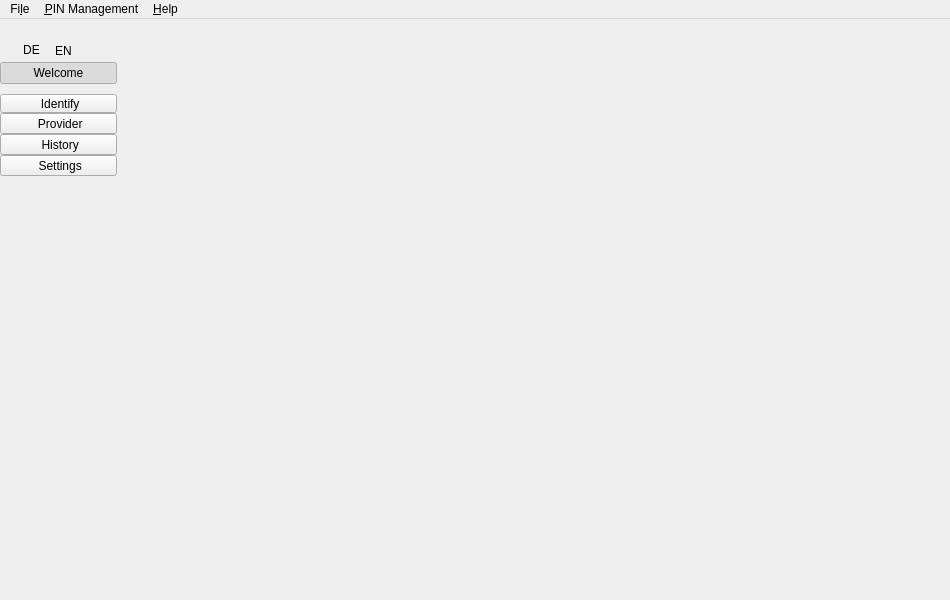
<?xml version="1.0" encoding="UTF-8"?>
<ui version="4.0">
 <class>AppQtMainWidget</class>
 <widget class="QMainWindow" name="AppQtMainWidget">
  <property name="geometry">
   <rect>
    <x>0</x>
    <y>0</y>
    <width>950</width>
    <height>600</height>
   </rect>
  </property>
  <property name="contextMenuPolicy">
   <enum>Qt::NoContextMenu</enum>
  </property>
  <property name="windowTitle">
   <string>AusweisApp2</string>
  </property>
  <property name="windowIcon">
   <iconset resource="../../../resources/ausweisapp.qrc">
    <normaloff>:/images/npa.svg</normaloff>:/images/npa.svg</iconset>
  </property>
  <property name="iconSize">
   <size>
    <width>64</width>
    <height>64</height>
   </size>
  </property>
  <widget class="QWidget" name="appMainWidget">
   <layout class="QVBoxLayout" name="verticalLayout_2">
    <property name="spacing">
     <number>0</number>
    </property>
    <property name="leftMargin">
     <number>0</number>
    </property>
    <property name="topMargin">
     <number>0</number>
    </property>
    <property name="rightMargin">
     <number>0</number>
    </property>
    <property name="bottomMargin">
     <number>0</number>
    </property>
    <item>
     <widget class="QWidget" name="headerWidget" native="true">
      <property name="sizePolicy">
       <sizepolicy hsizetype="Preferred" vsizetype="Minimum">
        <horstretch>0</horstretch>
        <verstretch>0</verstretch>
       </sizepolicy>
      </property>
      <property name="minimumSize">
       <size>
        <width>0</width>
        <height>10</height>
       </size>
      </property>
      <property name="maximumSize">
       <size>
        <width>16777215</width>
        <height>10</height>
       </size>
      </property>
     </widget>
    </item>
    <item>
     <widget class="QStackedWidget" name="centralWidget">
      <property name="currentIndex">
       <number>0</number>
      </property>
      <widget class="QWidget" name="appWidget">
       <layout class="QHBoxLayout" name="horizontalLayout_3">
        <property name="leftMargin">
         <number>0</number>
        </property>
        <property name="topMargin">
         <number>0</number>
        </property>
        <property name="rightMargin">
         <number>0</number>
        </property>
        <property name="bottomMargin">
         <number>0</number>
        </property>
        <item>
         <layout class="QHBoxLayout" name="horizontalLayout">
          <property name="spacing">
           <number>0</number>
          </property>
          <property name="topMargin">
           <number>0</number>
          </property>
          <item>
           <widget class="governikus::TabButtonGroup" name="mainTabList" native="true">
            <property name="sizePolicy">
             <sizepolicy hsizetype="Preferred" vsizetype="Preferred">
              <horstretch>0</horstretch>
              <verstretch>0</verstretch>
             </sizepolicy>
            </property>
            <property name="accessibleName">
             <string>Actions</string>
            </property>
            <layout class="QVBoxLayout" name="menuLayout">
             <property name="spacing">
              <number>0</number>
             </property>
             <property name="leftMargin">
              <number>0</number>
             </property>
             <property name="topMargin">
              <number>0</number>
             </property>
             <property name="rightMargin">
              <number>0</number>
             </property>
             <property name="bottomMargin">
              <number>0</number>
             </property>
             <item>
              <layout class="QHBoxLayout" name="horizontalLayout_4">
               <property name="leftMargin">
                <number>5</number>
               </property>
               <property name="topMargin">
                <number>10</number>
               </property>
               <property name="bottomMargin">
                <number>0</number>
               </property>
               <item>
                <spacer name="horizontalSpacer_6">
                 <property name="orientation">
                  <enum>Qt::Horizontal</enum>
                 </property>
                 <property name="sizeType">
                  <enum>QSizePolicy::Minimum</enum>
                 </property>
                 <property name="sizeHint" stdset="0">
                  <size>
                   <width>13</width>
                   <height>20</height>
                  </size>
                 </property>
                </spacer>
               </item>
               <item>
                <widget class="QPushButton" name="germanButton">
                 <property name="sizePolicy">
                  <sizepolicy hsizetype="Maximum" vsizetype="Maximum">
                   <horstretch>0</horstretch>
                   <verstretch>0</verstretch>
                  </sizepolicy>
                 </property>
                 <property name="maximumSize">
                  <size>
                   <width>53</width>
                   <height>22</height>
                  </size>
                 </property>
                 <property name="accessibleName">
                  <string>Switch language to German</string>
                 </property>
                 <property name="styleSheet">
                  <string notr="true">padding: 4px;</string>
                 </property>
                 <property name="text">
                  <string>DE</string>
                 </property>
                 <property name="icon">
                  <iconset resource="../../../resources/ausweisapp.qrc">
                   <normaloff>:/images/location_flag_de.svg</normaloff>:/images/location_flag_de.svg</iconset>
                 </property>
                 <property name="flat">
                  <bool>true</bool>
                 </property>
                 <attribute name="buttonGroup">
                  <string notr="true">buttonGroup</string>
                 </attribute>
                </widget>
               </item>
               <item>
                <spacer name="horizontalSpacer_7">
                 <property name="orientation">
                  <enum>Qt::Horizontal</enum>
                 </property>
                 <property name="sizeType">
                  <enum>QSizePolicy::Fixed</enum>
                 </property>
                 <property name="sizeHint" stdset="0">
                  <size>
                   <width>5</width>
                   <height>20</height>
                  </size>
                 </property>
                </spacer>
               </item>
               <item>
                <widget class="QPushButton" name="englishButton">
                 <property name="enabled">
                  <bool>true</bool>
                 </property>
                 <property name="sizePolicy">
                  <sizepolicy hsizetype="Maximum" vsizetype="Maximum">
                   <horstretch>0</horstretch>
                   <verstretch>0</verstretch>
                  </sizepolicy>
                 </property>
                 <property name="maximumSize">
                  <size>
                   <width>53</width>
                   <height>23</height>
                  </size>
                 </property>
                 <property name="accessibleName">
                  <string>Switch language to English</string>
                 </property>
                 <property name="styleSheet">
                  <string notr="true">padding: 4px;</string>
                 </property>
                 <property name="text">
                  <string>EN</string>
                 </property>
                 <property name="icon">
                  <iconset resource="../../../resources/ausweisapp.qrc">
                   <normaloff>:/images/location_flag_en.svg</normaloff>:/images/location_flag_en.svg</iconset>
                 </property>
                 <property name="checkable">
                  <bool>false</bool>
                 </property>
                 <property name="flat">
                  <bool>true</bool>
                 </property>
                 <attribute name="buttonGroup">
                  <string notr="true">buttonGroup</string>
                 </attribute>
                </widget>
               </item>
               <item>
                <spacer name="horizontalSpacer_5">
                 <property name="orientation">
                  <enum>Qt::Horizontal</enum>
                 </property>
                 <property name="sizeType">
                  <enum>QSizePolicy::Expanding</enum>
                 </property>
                 <property name="sizeHint" stdset="0">
                  <size>
                   <width>40</width>
                   <height>20</height>
                  </size>
                 </property>
                </spacer>
               </item>
              </layout>
             </item>
             <item>
              <widget class="QPushButton" name="startPushButton">
               <property name="sizePolicy">
                <sizepolicy hsizetype="Preferred" vsizetype="Fixed">
                 <horstretch>0</horstretch>
                 <verstretch>0</verstretch>
                </sizepolicy>
               </property>
               <property name="text">
                <string>Welcome</string>
               </property>
               <property name="checkable">
                <bool>true</bool>
               </property>
               <property name="checked">
                <bool>true</bool>
               </property>
              </widget>
             </item>
             <item>
              <widget class="governikus::TabButton" name="ausweisenToolButton">
               <property name="sizePolicy">
                <sizepolicy hsizetype="Preferred" vsizetype="Fixed">
                 <horstretch>0</horstretch>
                 <verstretch>0</verstretch>
                </sizepolicy>
               </property>
               <property name="styleSheet">
                <string notr="true">margin-top: 10px;</string>
               </property>
               <property name="text">
                <string> Identify</string>
               </property>
               <property name="iconSize">
                <size>
                 <width>32</width>
                 <height>32</height>
                </size>
               </property>
               <property name="checkable">
                <bool>true</bool>
               </property>
               <property name="checked">
                <bool>false</bool>
               </property>
               <property name="toolButtonStyle">
                <enum>Qt::ToolButtonTextBesideIcon</enum>
               </property>
              </widget>
             </item>
             <item>
              <widget class="governikus::TabButton" name="providerToolButton">
               <property name="sizePolicy">
                <sizepolicy hsizetype="Preferred" vsizetype="Fixed">
                 <horstretch>0</horstretch>
                 <verstretch>0</verstretch>
                </sizepolicy>
               </property>
               <property name="text">
                <string> Provider</string>
               </property>
               <property name="iconSize">
                <size>
                 <width>32</width>
                 <height>32</height>
                </size>
               </property>
               <property name="checkable">
                <bool>true</bool>
               </property>
               <property name="autoRepeatDelay">
                <number>300</number>
               </property>
               <property name="autoRepeatInterval">
                <number>100</number>
               </property>
               <property name="toolButtonStyle">
                <enum>Qt::ToolButtonTextBesideIcon</enum>
               </property>
              </widget>
             </item>
             <item>
              <widget class="governikus::TabButton" name="historyToolButton">
               <property name="sizePolicy">
                <sizepolicy hsizetype="Preferred" vsizetype="Fixed">
                 <horstretch>0</horstretch>
                 <verstretch>0</verstretch>
                </sizepolicy>
               </property>
               <property name="text">
                <string> History</string>
               </property>
               <property name="iconSize">
                <size>
                 <width>32</width>
                 <height>32</height>
                </size>
               </property>
               <property name="checkable">
                <bool>true</bool>
               </property>
               <property name="toolButtonStyle">
                <enum>Qt::ToolButtonTextBesideIcon</enum>
               </property>
              </widget>
             </item>
             <item>
              <widget class="governikus::TabButton" name="settingsToolButton">
               <property name="sizePolicy">
                <sizepolicy hsizetype="Preferred" vsizetype="Fixed">
                 <horstretch>0</horstretch>
                 <verstretch>0</verstretch>
                </sizepolicy>
               </property>
               <property name="text">
                <string> Settings</string>
               </property>
               <property name="iconSize">
                <size>
                 <width>32</width>
                 <height>32</height>
                </size>
               </property>
               <property name="checkable">
                <bool>true</bool>
               </property>
               <property name="toolButtonStyle">
                <enum>Qt::ToolButtonTextBesideIcon</enum>
               </property>
              </widget>
             </item>
             <item>
              <widget class="QLabel" name="betaLabel">
               <property name="maximumSize">
                <size>
                 <width>160</width>
                 <height>120</height>
                </size>
               </property>
               <property name="pixmap">
                <pixmap>:/images/beta.svg</pixmap>
               </property>
               <property name="scaledContents">
                <bool>true</bool>
               </property>
              </widget>
             </item>
             <item>
              <spacer name="verticalSpacer_3">
               <property name="orientation">
                <enum>Qt::Vertical</enum>
               </property>
               <property name="sizeType">
                <enum>QSizePolicy::MinimumExpanding</enum>
               </property>
               <property name="sizeHint" stdset="0">
                <size>
                 <width>20</width>
                 <height>40</height>
                </size>
               </property>
              </spacer>
             </item>
            </layout>
           </widget>
          </item>
          <item>
           <widget class="QStackedWidget" name="stackedWidget">
            <property name="sizePolicy">
             <sizepolicy hsizetype="Expanding" vsizetype="Preferred">
              <horstretch>1</horstretch>
              <verstretch>0</verstretch>
             </sizepolicy>
            </property>
            <property name="currentIndex">
             <number>0</number>
            </property>
            <widget class="QWidget" name="applicationPage">
             <layout class="QVBoxLayout" name="verticalLayout">
              <item>
               <widget class="QWidget" name="widget" native="true">
                <layout class="QHBoxLayout" name="horizontalLayout_2">
                 <item>
                  <layout class="QGridLayout" name="applicationGridLayout">
                   <item row="3" column="0">
                    <spacer name="horizontalSpacer">
                     <property name="orientation">
                      <enum>Qt::Horizontal</enum>
                     </property>
                     <property name="sizeHint" stdset="0">
                      <size>
                       <width>40</width>
                       <height>20</height>
                      </size>
                     </property>
                    </spacer>
                   </item>
                   <item row="3" column="2">
                    <spacer name="horizontalSpacer_2">
                     <property name="orientation">
                      <enum>Qt::Horizontal</enum>
                     </property>
                     <property name="sizeHint" stdset="0">
                      <size>
                       <width>40</width>
                       <height>20</height>
                      </size>
                     </property>
                    </spacer>
                   </item>
                   <item row="3" column="1">
                    <widget class="QLabel" name="appLabel">
                     <property name="focusPolicy">
                      <enum>Qt::StrongFocus</enum>
                     </property>
                     <property name="accessibleName">
                      <string>nPA and eAT Logo</string>
                     </property>
                     <property name="pixmap">
                      <pixmap>:/images/start_nPA_eAT.png</pixmap>
                     </property>
                    </widget>
                   </item>
                   <item row="4" column="1">
                    <spacer name="verticalSpacer">
                     <property name="orientation">
                      <enum>Qt::Vertical</enum>
                     </property>
                     <property name="sizeHint" stdset="0">
                      <size>
                       <width>20</width>
                       <height>40</height>
                      </size>
                     </property>
                    </spacer>
                   </item>
                   <item row="0" column="1">
                    <spacer name="verticalSpacer_2">
                     <property name="orientation">
                      <enum>Qt::Vertical</enum>
                     </property>
                     <property name="sizeHint" stdset="0">
                      <size>
                       <width>20</width>
                       <height>40</height>
                      </size>
                     </property>
                    </spacer>
                   </item>
                   <item row="1" column="1">
                    <widget class="QLabel" name="appLogoLabel">
                     <property name="focusPolicy">
                      <enum>Qt::StrongFocus</enum>
                     </property>
                     <property name="accessibleName">
                      <string>AusweisApp2 Logo</string>
                     </property>
                     <property name="pixmap">
                      <pixmap>:/images/Logo_AusweisApp2.png</pixmap>
                     </property>
                     <property name="alignment">
                      <set>Qt::AlignCenter</set>
                     </property>
                    </widget>
                   </item>
                   <item row="2" column="1">
                    <spacer name="verticalSpacer_5">
                     <property name="orientation">
                      <enum>Qt::Vertical</enum>
                     </property>
                     <property name="sizeHint" stdset="0">
                      <size>
                       <width>20</width>
                       <height>40</height>
                      </size>
                     </property>
                    </spacer>
                   </item>
                  </layout>
                 </item>
                </layout>
               </widget>
              </item>
             </layout>
            </widget>
            <widget class="governikus::ProviderWidget" name="providerPage"/>
            <widget class="governikus::SelfInformationWidget" name="identifyPage">
             <property name="enabled">
              <bool>true</bool>
             </property>
            </widget>
            <widget class="governikus::HistoryWidget" name="historyPage"/>
            <widget class="governikus::SettingsWidget" name="settingsPage"/>
            <widget class="QWidget" name="workflowPage">
             <layout class="QVBoxLayout" name="verticalLayout_15">
              <property name="spacing">
               <number>0</number>
              </property>
              <property name="leftMargin">
               <number>6</number>
              </property>
              <property name="topMargin">
               <number>6</number>
              </property>
              <property name="rightMargin">
               <number>6</number>
              </property>
              <property name="bottomMargin">
               <number>6</number>
              </property>
             </layout>
            </widget>
           </widget>
          </item>
         </layout>
        </item>
       </layout>
      </widget>
      <widget class="QWidget" name="appLogoWidget">
       <layout class="QVBoxLayout" name="verticalLayout_4">
        <property name="spacing">
         <number>0</number>
        </property>
        <property name="leftMargin">
         <number>0</number>
        </property>
        <property name="topMargin">
         <number>0</number>
        </property>
        <property name="rightMargin">
         <number>0</number>
        </property>
        <property name="bottomMargin">
         <number>0</number>
        </property>
        <item>
         <spacer name="verticalSpacer_4">
          <property name="orientation">
           <enum>Qt::Vertical</enum>
          </property>
          <property name="sizeHint" stdset="0">
           <size>
            <width>20</width>
            <height>40</height>
           </size>
          </property>
         </spacer>
        </item>
        <item>
         <widget class="QLabel" name="logoLabel">
          <property name="pixmap">
           <pixmap>:/images/Logo_Governikus.png</pixmap>
          </property>
         </widget>
        </item>
       </layout>
      </widget>
     </widget>
    </item>
    <item>
     <widget class="governikus::DeveloperModeHistoryWidget" name="developerModeHistoryWidget" native="true">
      <property name="sizePolicy">
       <sizepolicy hsizetype="Preferred" vsizetype="MinimumExpanding">
        <horstretch>0</horstretch>
        <verstretch>0</verstretch>
       </sizepolicy>
      </property>
      <property name="minimumSize">
       <size>
        <width>0</width>
        <height>0</height>
       </size>
      </property>
      <property name="maximumSize">
       <size>
        <width>16777215</width>
        <height>170</height>
       </size>
      </property>
     </widget>
    </item>
   </layout>
  </widget>
  <widget class="QMenuBar" name="menuBar">
   <property name="geometry">
    <rect>
     <x>0</x>
     <y>0</y>
     <width>840</width>
     <height>20</height>
    </rect>
   </property>
   <property name="nativeMenuBar">
    <bool>true</bool>
   </property>
   <widget class="QMenu" name="menuDatei">
    <property name="title">
     <string>Fi&amp;le</string>
    </property>
    <addaction name="actionAusweisen"/>
    <addaction name="actionProvider"/>
    <addaction name="actionHistory"/>
    <addaction name="actionSettings"/>
    <addaction name="separator"/>
    <addaction name="actionBeenden"/>
   </widget>
   <widget class="QMenu" name="menuHilfe">
    <property name="title">
     <string>&amp;Help</string>
    </property>
    <addaction name="actionSetupAssistant"/>
    <addaction name="actionDiagnosis"/>
    <addaction name="separator"/>
    <addaction name="actionHelp"/>
    <addaction name="separator"/>
    <addaction name="actionQuestion"/>
    <addaction name="actionSendError"/>
    <addaction name="actionEvaluate"/>
    <addaction name="separator"/>
    <addaction name="actionSaveProtocol"/>
    <addaction name="actionShowProtocol"/>
    <addaction name="separator"/>
    <addaction name="actionInfo"/>
   </widget>
   <widget class="QMenu" name="menuPINManagement">
    <property name="title">
     <string>&amp;PIN Management</string>
    </property>
    <addaction name="actionChangePin"/>
   </widget>
   <addaction name="menuDatei"/>
   <addaction name="menuPINManagement"/>
   <addaction name="menuHilfe"/>
  </widget>
  <action name="actionClose">
   <property name="text">
    <string>Minimise</string>
   </property>
  </action>
  <action name="actionBeenden">
   <property name="text">
    <string>&amp;Exit</string>
   </property>
   <property name="menuRole">
    <enum>QAction::QuitRole</enum>
   </property>
  </action>
  <action name="actionAusweisen">
   <property name="text">
    <string>&amp;Identify</string>
   </property>
  </action>
  <action name="actionSettings">
   <property name="text">
    <string>&amp;Settings</string>
   </property>
  </action>
  <action name="actionHelp">
   <property name="text">
    <string>&amp;Online help</string>
   </property>
  </action>
  <action name="actionEvaluate">
   <property name="text">
    <string>&amp;Evaluate</string>
   </property>
  </action>
  <action name="actionSendError">
   <property name="text">
    <string>&amp;Report error</string>
   </property>
  </action>
  <action name="actionInfo">
   <property name="text">
    <string>&amp;About AusweisApp2</string>
   </property>
   <property name="menuRole">
    <enum>QAction::AboutRole</enum>
   </property>
  </action>
  <action name="actionProvider">
   <property name="text">
    <string>&amp;Provider</string>
   </property>
  </action>
  <action name="actionShowProtocol">
   <property name="text">
    <string>S&amp;how log</string>
   </property>
  </action>
  <action name="actionSaveProtocol">
   <property name="text">
    <string>Save &amp;log</string>
   </property>
  </action>
  <action name="actionQuestion">
   <property name="text">
    <string>&amp;Questions</string>
   </property>
  </action>
  <action name="actionHistory">
   <property name="text">
    <string>&amp;History</string>
   </property>
  </action>
  <action name="actionChangePin">
   <property name="text">
    <string>&amp;Change PIN</string>
   </property>
  </action>
  <action name="actionSetupAssistant">
   <property name="text">
    <string>&amp;Setup assistant</string>
   </property>
   <property name="menuRole">
    <enum>QAction::NoRole</enum>
   </property>
  </action>
  <action name="actionDiagnosis">
   <property name="text">
    <string>&amp;Diagnosis</string>
   </property>
  </action>
 </widget>
 <customwidgets>
  <customwidget>
   <class>governikus::TabButtonGroup</class>
   <extends>QWidget</extends>
   <header>generic/TabButtonGroup.h</header>
   <container>1</container>
  </customwidget>
  <customwidget>
   <class>governikus::SettingsWidget</class>
   <extends>QWidget</extends>
   <header>SettingsWidget.h</header>
   <container>1</container>
  </customwidget>
  <customwidget>
   <class>governikus::ProviderWidget</class>
   <extends>QWidget</extends>
   <header>ProviderWidget.h</header>
   <container>1</container>
  </customwidget>
  <customwidget>
   <class>governikus::SelfInformationWidget</class>
   <extends>QWidget</extends>
   <header>SelfInformationWidget.h</header>
   <container>1</container>
  </customwidget>
  <customwidget>
   <class>governikus::HistoryWidget</class>
   <extends>QWidget</extends>
   <header>HistoryWidget.h</header>
   <container>1</container>
  </customwidget>
  <customwidget>
   <class>governikus::DeveloperModeHistoryWidget</class>
   <extends>QWidget</extends>
   <header>DeveloperModeHistoryWidget.h</header>
   <container>1</container>
  </customwidget>
  <customwidget>
   <class>governikus::TabButton</class>
   <extends>QToolButton</extends>
   <header>generic/TabButtonGroup.h</header>
  </customwidget>
 </customwidgets>
 <tabstops>
  <tabstop>startPushButton</tabstop>
  <tabstop>appLogoLabel</tabstop>
  <tabstop>appLabel</tabstop>
  <tabstop>ausweisenToolButton</tabstop>
  <tabstop>providerToolButton</tabstop>
  <tabstop>historyToolButton</tabstop>
  <tabstop>settingsToolButton</tabstop>
 </tabstops>
 <resources>
  <include location="../../../resources/ausweisapp.qrc"/>
  <include location="../../../resources/ausweisapp_desktop.qrc"/>
 </resources>
 <connections/>
 <buttongroups>
  <buttongroup name="buttonGroup"/>
 </buttongroups>
</ui>
